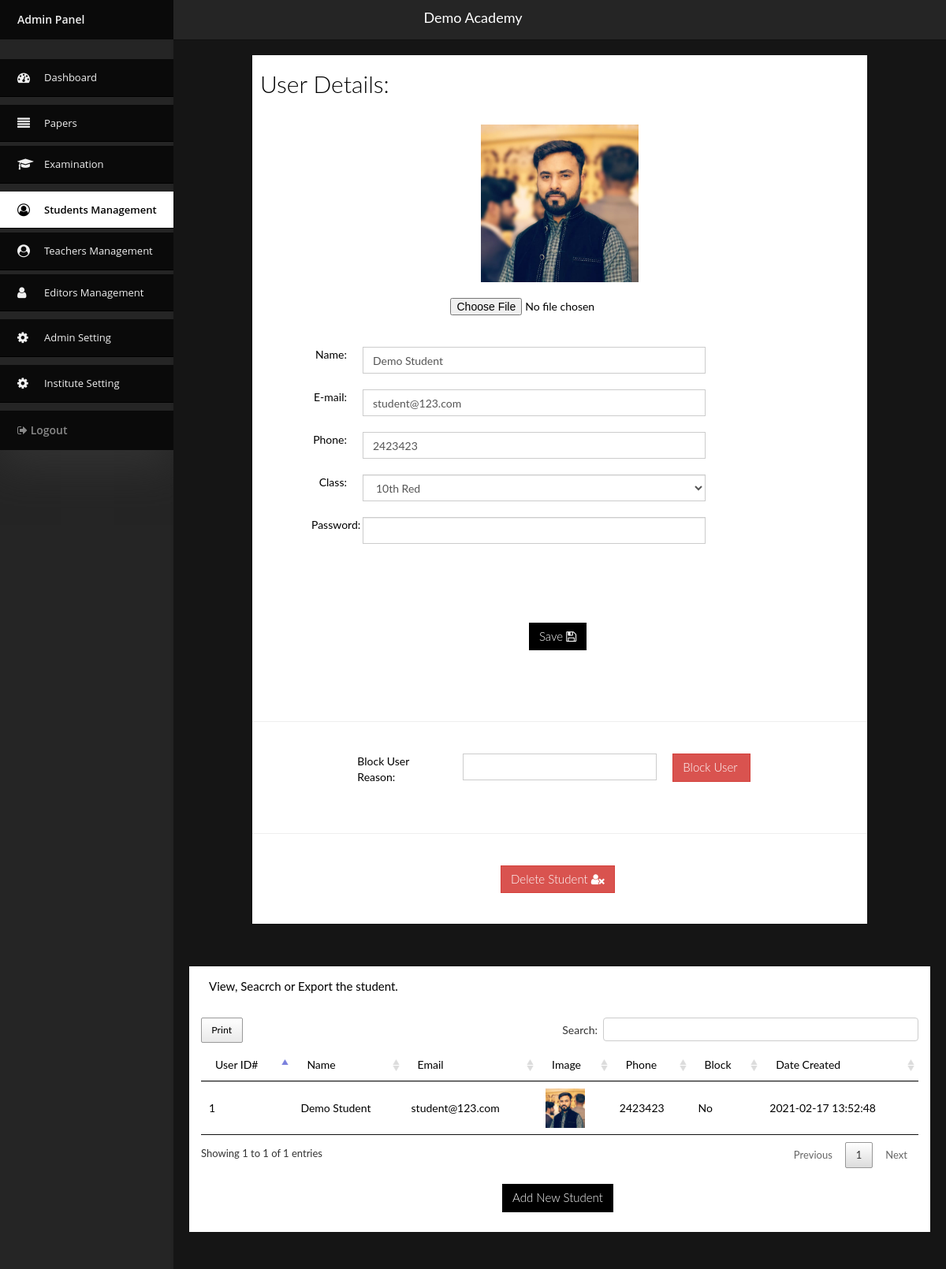
/admin757/students-1 (signed in), run on the app's committed database.
### tables this page shows
CREATE TABLE IF NOT EXISTS `contact` (
  `id` int(11) NOT NULL AUTO_INCREMENT,
  `sitename` text,
  `logo` text,
  `phone` text,
  `email` text,
  `address` text,
  `gmaps` text,
  `cover` text,
  `post` text,
  `fpost` text,
  `facebook` text,
  `twitter` text,
  `insta` text,
  `youtube` text,
  PRIMARY KEY (`id`)
);

CREATE TABLE IF NOT EXISTS `student` (
  `id` int(11) NOT NULL AUTO_INCREMENT,
  `name` text NOT NULL,
  `email` varchar(31) NOT NULL,
  `password` varchar(21) NOT NULL,
  `classid` int(11) DEFAULT NULL,
  `img` text,
  `phone` text,
  `block` int(11) DEFAULT '0',
  `blockres` text,
  `created_at` timestamp NOT NULL DEFAULT CURRENT_TIMESTAMP,
  PRIMARY KEY (`id`)
);

### admin757/students.php (the view, shortened to what this page needs)
<html>
<head>
  <?php include('include/head.php') ?>
  <?php if(!empty( $_GET['student_name'])) $page = $_GET['student_name'] ?>
  <?php if(empty( $_GET['page_name'])) $link = 'students' ?>
  <link rel="stylesheet" type="text/css"  href="dt/jquery.dataTables.min.css" />
  <link rel="stylesheet" type="text/css"  href="dt/buttons.dataTables.min.css" />
</head>
<body onload="showtoast()"  class="page-header-fixed bg-1 sidebar-nav">
  <div class="modal-shiftfix">
    <?php include('include/header.php') ?>
    <?php if (!empty($page)) {
      ?>
                                <form method="post" action="" enctype="multipart/form-data">
      <div class="container-fluid main-content">
        <div class="row">
          <div class="col-lg-1">
          </div>
          <div class="col-lg-10">
            <div class="widget-container fluid-height clearfix overflow">
      <?php
      $rows =mysqli_query($con,"SELECT * FROM student WHERE id ='$page'" ) or die(mysqli_error($con));
      while($row=mysqli_fetch_array($rows)){
    $actid = $row['id'];
    $actname = $row['name'];
    $actemail = $row['email'];
    $actphone = $row['phone'];
    $actpic = $row['img'];
        $block = $row['block'];
        $blockres = $row['blockres'];
      }
      ?>
        <div class="col-md-12">
          <br>
          <h2>User Details: </h2>
          <br>
          <div class="row">
            <div class="col-md-12 text-center">
              <img src="../images/students/<?php echo $actpic ?>" style="width: 200px">
              <br>
              <br>
              <center>
              <input type="file" name="img">
              </center>
             </div>
           </div>
          <br>
          <div class="row">
            <div class="col-md-1 text-right"></div>
            <div class="col-md-1 text-right">Name: </div>
            <div class="col-md-7">
              <input type="text" name="newactname" value="<?php echo $actname ?>" class="form-control">
             </div>
           </div>
          <div class="row">
            <div class="col-md-1 text-right"></div>
            <div class="col-md-1 text-right">E-mail: </div>
            <div class="col-md-7">
              <input type="text" name="newactemail" value="<?php echo $actemail ?>" class="form-control">
             </div>
  </div>
          <div class="row">
            <div class="col-md-1 text-right"></div>
            <div class="col-md-1 text-right">Phone: </div>
            <div class="col-md-7">
              <input type="text" name="newactphone" value="<?php echo $actphone ?>" class="form-control">
             </div>
  </div>
          <div class="row">
            <div class="col-md-1 text-right"></div>
            <div class="col-md-1 text-right">Class: </div>
            <div class="col-md-7">
             <select class="form-control" placeholder="Select Class" name="classid">
     <?php
                   $rowsx =mysqli_query($con,"SELECT * FROM classes ORDER BY ordr" ) or die(mysqli_error($con));
                   while($rowx=mysqli_fetch_array($rowsx)){
                    $name= $rowx['name'];
                    $newcat= $rowx['id']; ?>
 <option value = "<?php echo $newcat ?>"><?php echo $name ?></option>
<?php } ?>
</select>
</div>
  </div>
          <div class="row">
            <div class="col-md-1 text-right"></div>
            <div class="col-md-1 text-right">Password: </div>
            <div class="col-md-7">
              <input  autocomplete="off" type="password" name="newactpass" value="" class="form-control">
             </div>
           </div>
             <br>
             <br>
             <br>
</div>
<div class="row" style="padding-bottom:25px">
  <div class="col-md-2">
  </div>
  <div class="col-md-8 text-center">
  <button class="btn btn-primary" name="savepro" value="<?php echo $actid ?>">Save <i class="fa fa-save"></i> </button>
</div>
</div>
</form>
<br><hr><br>
                                <form method="post" action="" enctype="multipart/form-data">
<div class="row">
  <div class="col-md-2">
  </div>
  <div class="col-md-2">
    Block User Reason:
  </div>
  <div class="col-md-4">
    <input type="text" value="<?php echo $blockres ?>" name="blockres" class="form-control">
  </div>
  <div class="col-md-2">
    <?php if($block==0){ ?>
  <button class="btn btn-danger" name="block" value="<?php echo $actid ?>">Block User <i class="fa fa-user-lock"></i> </button>
<?php }else{ ?>
  <button class="btn btn-success" name="unblock" value="<?php echo $actid ?>">Unblock User <i class="fa fa-user-check"></i> </button>
<?php } ?>
  </div>
</div>
<br><hr><br>
                                <form method="post" action="" enctype="multipart/form-data">
<div class="row">
  <div class="col-md-12 text-center">
  <button class="btn btn-danger" name="deluser" value="<?php echo $actid ?>">Delete Student <i class="fa fa-user-times"></i> </button>
  </div>
</div>
        </div>
<?php } ?>
<div class="">
  <div class="row">
    <div class="col-md-12">
      <div class="widget-container fluid-height clearfix overflow">
        <div class="heading">
          <i class="fa fa-student"></i>View, Seacrch or Export the student.
        </div>
        <div class="widget-content padded clearfix">
          <table class="table "  id="example" >
            <thead>
             <tr>
              <td>User ID#</td>
              <td>Name</td>
              <td>Email </td>
              <td>Image</td>
              <td>Phone</td>
              <td>Block</td>
              <td>Date Created </td>
            </tr>
          </thead>
          <tbody>
            <?php
    $rows =mysqli_query($con,"SELECT * FROM student" ) or die(mysqli_error($con));
  while($row=mysqli_fetch_array($rows)){
    $actid = $row['id'];
    $actname = $row['name'];
    $actemail = $row['email'];
    $actpic = $row['img'];
    $actphone = $row['phone'];
    $datec = $row['created_at'];
        $block = $row['block'];
                ?>
                <tr style="<?php if($block==1)echo "background: #ff000050"; ?> " class="orow" onclick="window.location='students-<?php echo $actid ?>'">
                  <td>
                   <?php echo $actid ?>
                 </td>
                 <td> <?php echo $actname ?> </td>
                 <td> <?php echo $actemail ?> </td>
                 <td><img src="../images/students/<?php echo $actpic ?>" class="minicartimg"></td>
                 <td><?php echo $actphone ?></td>
                 <td>
                  <?php if($block==0) echo "No"; else echo "Yes"; ?>
                  </td>
                 <td><?php echo $datec ?></td>
              </tr>
            <?php }  ?>
          </tbody>
        </table>
      </div>
      <div class="text-center">
                      <button type="button" class="btn btn-primary" data-toggle="modal" data-target="#exampleModal">
                        Add New Student
                      </button>
                      <br>
                      <br>
      </div>
    </div>
  </div>
</div>
</div>
<div class="space"></div>
</body>
</html>

### admin757/include/header.php (shortened to what this page needs)
<div class="navbar navbar-fixed-top">
    <div class="sitetext">
       <center><?php echo $sitename ?> </center>
    </div>
    <div class="container-fluid main-nav clearfix">
    <div class="nav-collapse">
      <ul class="nav">
        <div id="jquery-accordion-menu" class="jquery-accordion-menu black">
        <div class="jquery-accordion-menu-header" style="margin-bottom: 25px;">Admin Panel</div>
        <ul>
          <li><a <?php if($link=='index') echo'class="active"'?> href="index"> <i class="fa fa-dashboard"></i> Dashboard </a></li>
          <li><a <?php if($link=='papers') echo'class="active"'?> href="papers"> <i class="fa fa-align-justify"></i> Papers  </a></li>
          <li><a <?php if($link=='exams') echo'class="active"'?> href="exams"> <i class="fa fa-graduation-cap"></i> Examination </a></li>
          <li><a <?php if($link=='students') echo'class="active"'?> href="students"> <i class="fa fa-user-circle-o"></i> Students Management </a></li>
          <li><a <?php if($link=='teachers') echo'class="active"'?> href="teachers"> <i class="fa fa-user-circle"></i> Teachers Management </a></li>
          <li><a <?php if($link=='editors') echo'class="active"'?> href="editors"> <i class="fa fa-user"></i> Editors Management </a></li>
          <li><a <?php if($link=='manages') echo'class="active"'?> href="manages"><i class="fa fa-cog"></i>Admin Setting </a></li>
          <li><a <?php if($link=='contact') echo'class="active"'?> href="contact"><i class="fa fa-cog"></i>Institute Setting </a></li>
        </ul>
        <div class="jquery-accordion-menu-footer"><a href="logout.php" style="color: #888"> <i class="fa fa-sign-out  "></i> Logout </a> </div>
      </div>
      </ul>
    </div>
  </div>
</div>

### admin757/stylesheets/datatables.css (style rules this page uses)
table.dataTable { clear:both; margin-bottom: 10px; }

### admin757/newadmin/menu.css (style rules this page uses)
* { box-sizing:border-box; -moz-box-sizing:border-box; -webkit-box-sizing:border-box; }
body { background: #f0f0f0; }
.jquery-accordion-menu,.jquery-accordion-menu { font-family:'Open Sans',sans-serif;box-sizing:border-box;-moz-box-sizing:border-box;-webkit-box-sizing:border-box;outline:0 }
.jquery-accordion-menu { min-width:260px;float:left;position:relative;box-shadow:0 20px 50px #333 }
.jquery-accordion-menu .jquery-accordion-menu-footer,.jquery-accordion-menu .jquery-accordion-menu-header { width:100%;height:50px;padding-left:22px;float:left;line-height:50px;font-weight:600;color:#f0f0f0;background:#414956 }
.jquery-accordion-menu ul { margin:0;padding:0;list-style:none }
.jquery-accordion-menu ul li { width:100%;display:block;float:left;position:relative }
.jquery-accordion-menu ul li a { width:100%;padding:14px 22px;float:left;text-decoration:none;color:#f0f0f0;font-size:13px;background:#414956;white-space:nowrap;position:relative;overflow:hidden;-o-transition:color .2s linear,background .2s linear;-moz-transition:color .2s linear,background .2s linear;-webkit-transition:color .2s linear,background .2s linear;transition:color .2s linear,background .2s linear }
.jquery-accordion-menu>ul>li>a { border-bottom:solid 1px #3b424d }
.jquery-accordion-menu ul li a i { width:34px;float:left;line-height:18px;font-size:16px;text-align:left }
.black.jquery-accordion-menu .jquery-accordion-menu-footer,.black.jquery-accordion-menu .jquery-accordion-menu-header,.black.jquery-accordion-menu ul li a { background:#292929 }
.black.jquery-accordion-menu>ul>li>a { border-bottom-color:#222 }

### admin757/custom.css (style rules this page uses)
:root { --theme-color: #000; --theme-text: #fff; --text-color: #000; --hover-color: #7d0000; }
a { color:var(--theme-color); }
.form-control { border-radius:0px; }
.btn { border-radius:0px; }
.btn { font-size: 15px; }
table { width: 100%; }
.space { height: 400px; }
.minicartimg { width: 50px; }
.overflow { overflow: auto !important; }
.orow { cursor: pointer; transition: linear 0.2s; }
.sitetext { padding: 10px; color: #fff; font-size: 18px; }
body.sidebar-nav .navbar .container-fluid.main-nav { background: #252525; }
body.sidebar-nav .navbar .container-fluid.main-nav { padding-top: 0px; }
.jquery-accordion-menu { min-width: 200; }
body.sidebar-nav .navbar { height: 50px !important; background: #252525; }
body.bg-1 { background: #151515; }
body.sidebar-nav .navbar .container-fluid.main-nav .nav-collapse .nav { padding-left: 0px; text-align: left; }
.black.jquery-accordion-menu>ul>li>a.active { background: #ffffff; color: var(--theme-color); font-weight: 600; }
.black.jquery-accordion-menu .jquery-accordion-menu-footer, .black.jquery-accordion-menu .jquery-accordion-menu-header, .black.jquery-accordion-menu ul li a { background: #0a0a0a; }
.black.jquery-accordion-menu>ul>li>a { border-bottom-color: var(--theme-color); }

### data on the page
contact: sitename "Demo Academy"
student: img (picture), newactname "Demo Student", newactemail "student@123.com", newactphone "2423423", id "1", name "Demo Student", email "student@123.com", phone "2423423", block "No", created_at "2021-02-17 13:52:48"

### other printed values
form field classid "10th Red"
